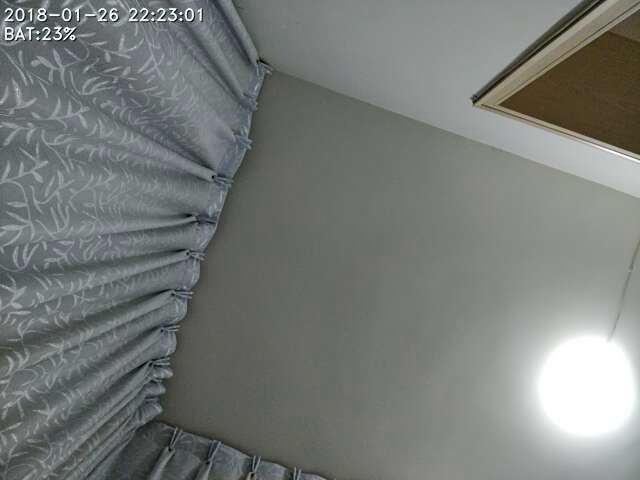
#> input picture alarm/frames_6.jpg, 640 x 480 px
$ python test2.py   (older library calls are emulated)
#> lines starting #> are read from the running program, lines starting #| are printed output that depends on the picture; after the words box and inside, x2 and y2 are one past the last pixel; in counts of white or black regions, pixels touching at a corner belong together

import cv2
img=cv2.imread("frames_6.jpg")
#> img is the input picture: shape (480, 640, 3); mean B, G, R 119.7, 122.8, 118.7
gray = cv2.cvtColor(img,cv2.COLOR_BGR2GRAY)
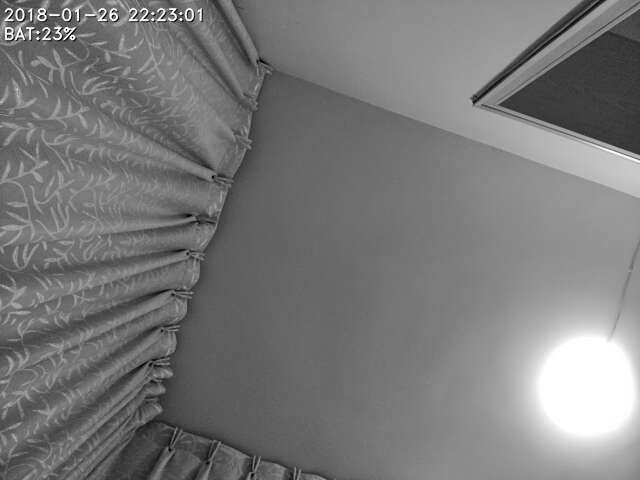
#> gray: shape (480, 640); min 1, max 255, mean 121.3
gray=cv2.GaussianBlur(gray, (3, 3), 0)
gray=cv2.Canny(gray,100,300)
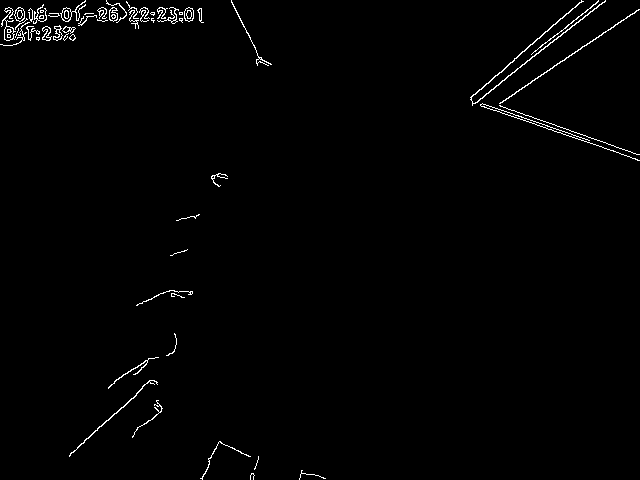
#> gray: shape (480, 640); 1.2% white in thin lines or dots
ret, binary = cv2.threshold(gray,127,255,cv2.THRESH_BINARY)
print(type(binary))
#| <class 'numpy.ndarray'>
binary,contours,hierarchy= cv2.findContours(binary,cv2.RETR_TREE,cv2.CHAIN_APPROX_SIMPLE)
#> contours = 93 contours, 57 with area under 20; largest, box (x1, y1, x2, y2) and area: (470, 0, 606, 106) 198, (1, 7, 16, 41) 130, (60, 0, 86, 22) 122, (4, 26, 14, 41) 109, (14, 7, 25, 22) 106
cv2.drawContours(img,contours,-1,(0,0,255),3)
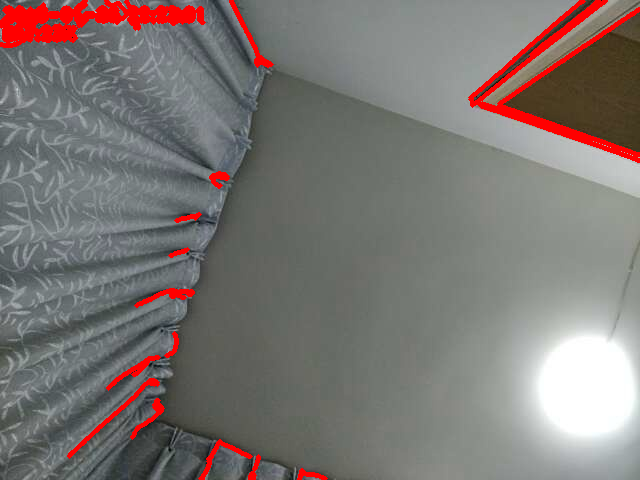
#> img: shape (480, 640, 3); 4% of pixels changed, all inside (x1, y1, x2, y2) = (0, 0, 640, 480)
#print(contours[0])
cv2.imshow("0",binary)
cv2.imshow("win10",img)
cv2.waitKey(0)
